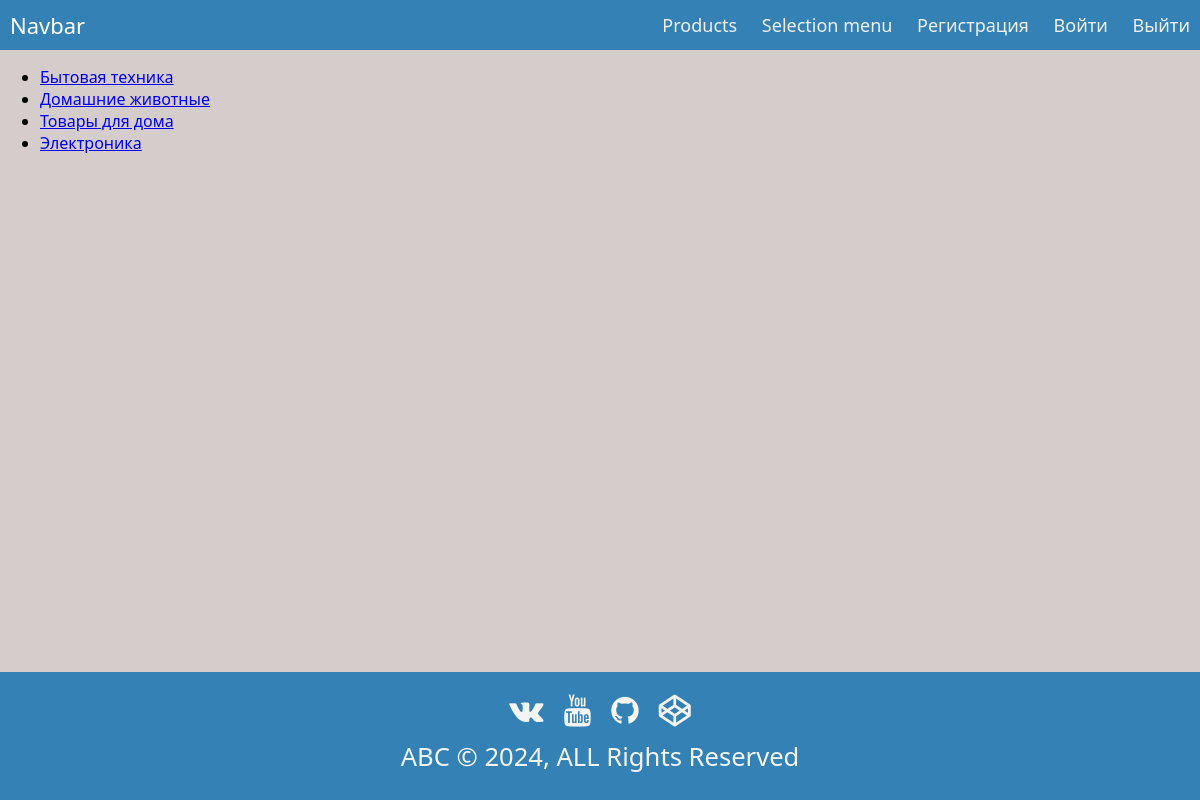
Page /product/categories/ on the earlier database version.
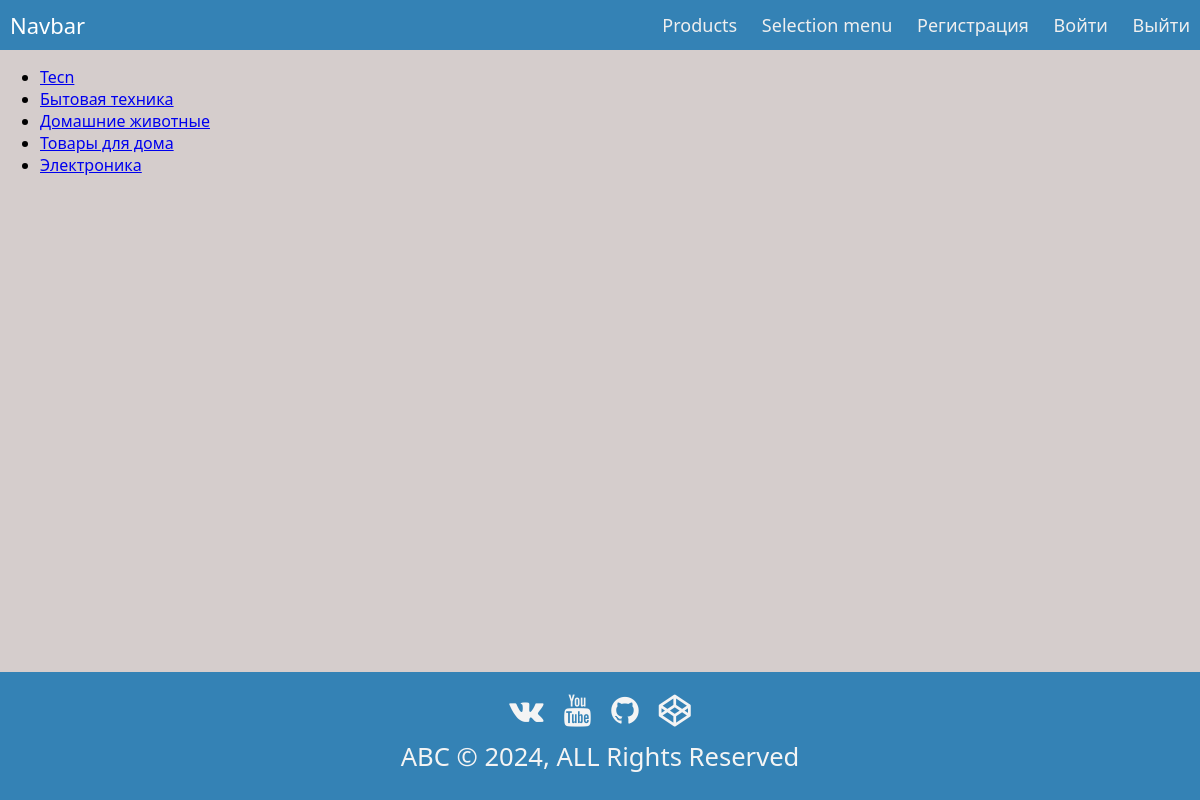
Same page on the later database version.
### shop/models.py (models this page shows, shortened)
class Category(models.Model):
    name = models.CharField(max_length=200, verbose_name="Категория")
    slug = models.SlugField(max_length=200, unique=True)
    class Meta:
        ordering = ['name']
        indexes = [
            models.Index(fields=['name']),
        ]
        verbose_name = "Категория"
        verbose_name_plural = "Категории"
    def get_absolute_url(self):
        return reverse('category_detail', kwargs={'slug': self.slug})

### shop/views.py (the view)
# urls.py: path('categories/', CategoryListView.as_view(), name='categories'),
class CategoryListView(ListView):
    model = Category
    template_name = 'shop/categories.html'
    context_object_name = 'categories'

### shop/templates/shop/categories.html (shortened to what this page needs)
{% extends 'base_admin.html' %}
{% load static %}
{% block content %}
<ul>
{% for category in categories %}
    <li><a href="{{category.get_absolute_url }}">{{category.name}}</a></li>
{% endfor %}
</ul>
{% endblock content %}

### templates/base_admin.html (shortened to what this page needs)
<!DOCTYPE html>
{% load static %}
<html lang="en">
<head>
    <link rel="stylesheet" href="{% static 'css/styles_header.css' %}">
    <link rel="stylesheet" href="{% static 'css/styles_footer.css' %}">
    <link rel='stylesheet'
          href='https://cdnjs.cloudflare.com/ajax/libs/font-awesome/4.7.0/css/font-awesome.min.css'>
   </head>
<body>
{% block header %}
<div class="nav">
    <div class="nav-header">
        <div class="nav-title">
            Navbar
        </div>
    </div>
    <div class="nav-links">
        <a href="{% url 'products' %}" target="_self">Products</a>
        <a href="{% url 'admin-page' %}" target="_self">Selection menu</a>
        <a href="#" target="_self">Регистрация</a>
        <a href="{% url 'users:login' %}" target="_self">Войти</a>
        <a href="{% url 'users:logout' %}" target="_self">Выйти</a>
    </div>
</div>
{% endblock header %}
<main>
{% block content %}
{% endblock content %}
</main>
{% block footer %}
<footer class="page-footer">
    <div class="icons">
        <a href="#"><i class="fa fa-vk"></i></a>
        <a href="#"><i class="fa fa-youtube"></i></a>
        <a href="#"><i class="fa fa-github"></i></a>
        <a href="#"><i class="fa fa-codepen"></i></a>
        <p class="company-name">
            ABC &copy; 2024, ALL Rights Reserved
        </p>
    </div>
</footer>
{% endblock footer %}

### static/css/styles_header.css (style rules this page uses)
* { box-sizing: border-box; }
body { margin: 0px; font-family: 'segoe ui'; background-color: #D5CDCC; }
.nav { height: 50px; width: 100%; background-color: #3482B5; position: relative; }
.nav > .nav-header { display: inline; }
.nav > .nav-header > .nav-title { display: inline-block; font-size: 22px; color: #fff; padding: 10px 10px 10px 10px; }
.nav > .nav-links { display: inline; float: right; font-size: 18px; }
.nav > .nav-links > a { display: inline-block; padding: 13px 10px 13px 10px; text-decoration: none; color: #efefef; }

### static/css/styles_footer.css (style rules this page uses)
.page-footer { position: fixed; bottom: 0; left: 0; width: 100%; background: #3482B5; text-align: center; color: #f4f4f4; }
.icons { padding-top: 1rem; }
.icons a { text-decoration: none; font-size: 2rem; margin: 0.5rem; color: #f4f4f4; }
.company-name { font-size: 1.6rem; margin-top: 0.5rem; }

Differences in the rows shown:
added Category: name "Tecn"
